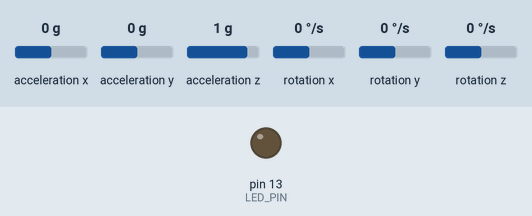
A sketch run on a simulated Arduino Uno, built with avr-gcc and run on an emulated ATmega328P. On the bench: output pins drawn as LEDs (lit = HIGH). Dashed ring = blinking. The inputs (shaded band) are chosen by the test bench; at power-on: acceleration x 0 g, acceleration y 0 g, acceleration z 1 g, rotation x 0 °/s, rotation y 0 °/s, rotation z 0 °/s.

Above: at 0.0 s.
At 1.2 s:
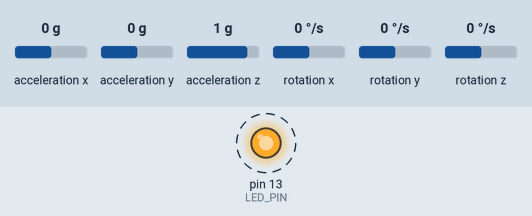
1.3 s: acceleration x set to -1.4 g
4.3 s: acceleration x set to 0 g
5.9 s: acceleration y set to -1.4 g
Timing chart, 0 to 14.9 s (numbered marks = the images above; inputs shaded):
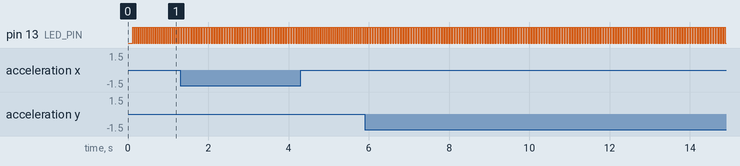

The sketch:

MPU_raw_BT.ino
```cpp
#include "I2Cdev.h"
#include "MPU6050.h"

// Arduino Wire library is required if I2Cdev I2CDEV_ARDUINO_WIRE implementation
// is used in I2Cdev.h
#if I2CDEV_IMPLEMENTATION == I2CDEV_ARDUINO_WIRE
#include "Wire.h"
#endif

// class default I2C address is 0x68
// specific I2C addresses may be passed as a parameter here
// AD0 low = 0x68 (default for InvenSense evaluation board)
// AD0 high = 0x69
MPU6050 accelgyro;
//MPU6050 accelgyro(0x69); // <-- use for AD0 high

int16_t ax, ay, az;
int16_t gx, gy, gz;


// uncomment "OUTPUT_READABLE_ACCELGYRO" if you want to see a tab-separated
// list of the accel X/Y/Z and then gyro X/Y/Z values in decimal. Easy to read,
// not so easy to parse, and slow(er) over UART.
#define OUTPUT_READABLE_ACCELGYRO


#define LED_PIN 13
bool blinkState = false;

#include<SoftwareSerial.h>
SoftwareSerial BTserial(10, 11); // RX | TX

void setup() {
  // join I2C bus (I2Cdev library doesn't do this automatically)
#if I2CDEV_IMPLEMENTATION == I2CDEV_ARDUINO_WIRE
  Wire.begin();
#elif I2CDEV_IMPLEMENTATION == I2CDEV_BUILTIN_FASTWIRE
  Fastwire::setup(400, true);
#endif


  Serial.begin(9600);

  //Bluetooth print
  BTserial.begin(9600);

  // initialize device
  //Serial.println("Initializing I2C devices...");
  BTserial.print("Initializing I2C devices...");
  accelgyro.initialize();


  //Blutooth print
  BTserial.print("Testing device connections...");
  BTserial.print(accelgyro.testConnection() ? "MPU6050 connection successful" : "MPU6050 connection failed");

  // configure Arduino LED for
  pinMode(LED_PIN, OUTPUT);
}

void loop() {
  // read raw accel/gyro measurements from device
  accelgyro.getMotion6(&ax, &ay, &az, &gx, &gy, &gz);


#ifdef OUTPUT_READABLE_ACCELGYRO
  // display tab-separated accel/gyro x/y/z values
//  Serial.print("a/g:\t");
//  Serial.print(ax); Serial.print("\t");
//  Serial.print(ay); Serial.print("\t");
//  Serial.print(az); Serial.print("\t");
//  Serial.print(gx); Serial.print("\t");
//  Serial.print(gy); Serial.print("\t");
//  Serial.println(gz);

  //delay(100);
  //Bluetooth print
  BTserial.print("a/g:\t");
  BTserial.print(ax); BTserial.print("\t");
  BTserial.print(ay); BTserial.print("\t");
  BTserial.print(az); BTserial.print("\t");
  BTserial.print(gx); BTserial.print("\t");
  BTserial.print(gy); BTserial.print("\t");
  BTserial.print(gz); BTserial.print("\t");
#endif

#ifdef OUTPUT_BINARY_ACCELGYRO
  Serial.write((uint8_t)(ax >> 8)); Serial.write((uint8_t)(ax & 0xFF));
  Serial.write((uint8_t)(ay >> 8)); Serial.write((uint8_t)(ay & 0xFF));
  Serial.write((uint8_t)(az >> 8)); Serial.write((uint8_t)(az & 0xFF));
  Serial.write((uint8_t)(gx >> 8)); Serial.write((uint8_t)(gx & 0xFF));
  Serial.write((uint8_t)(gy >> 8)); Serial.write((uint8_t)(gy & 0xFF));
  Serial.write((uint8_t)(gz >> 8)); Serial.write((uint8_t)(gz & 0xFF));
#endif

  // blink LED to indicate activity
  blinkState = !blinkState;
  digitalWrite(LED_PIN, blinkState);
}
```

Measured:
- by itself, pin 13 (LED_PIN): alternates HIGH for 0.03 s and LOW for 0.03 s
